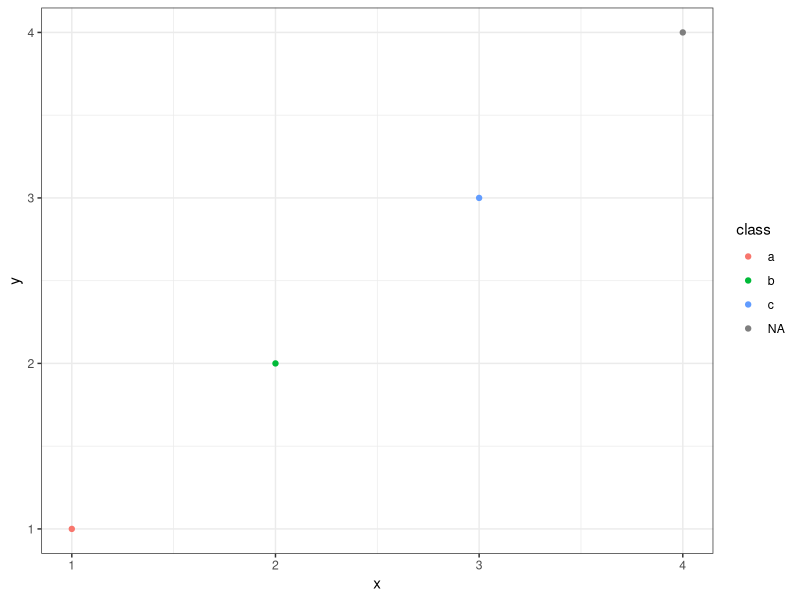
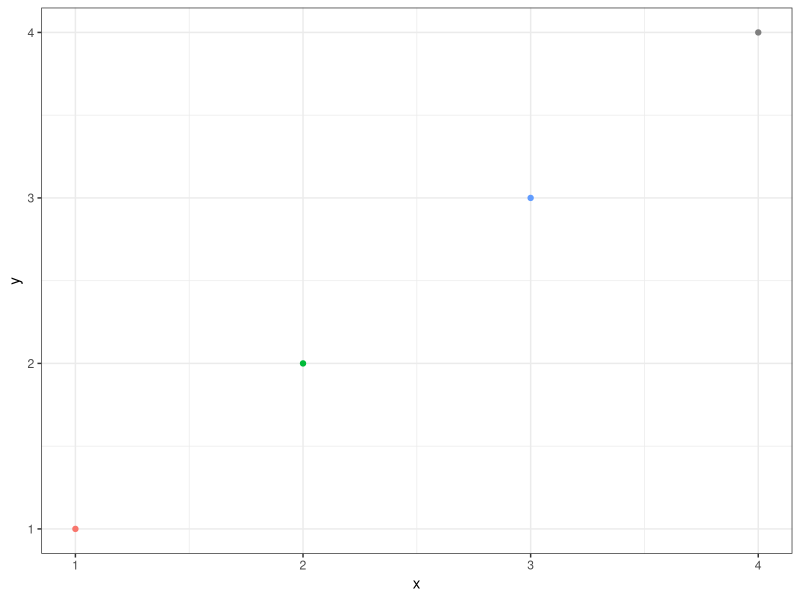
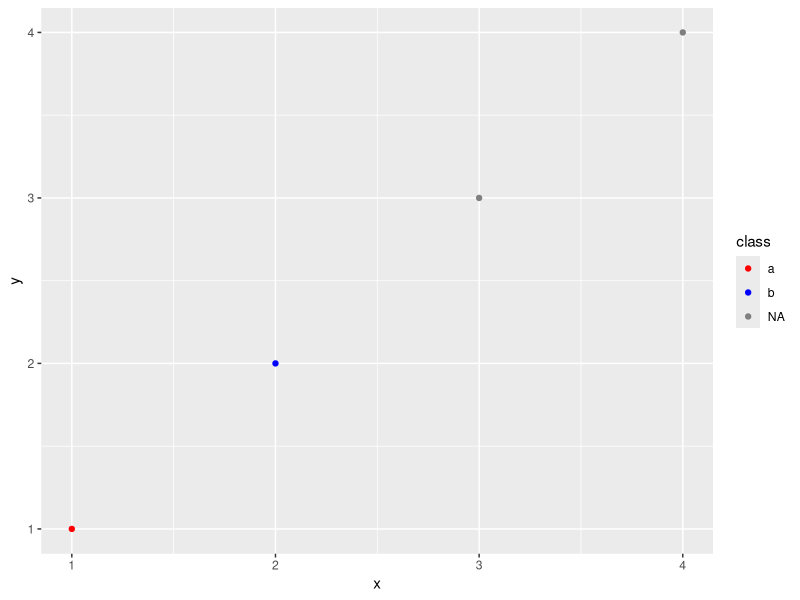

The R script that drew these images, in order:
suppressPackageStartupMessages(library(ggplot2))
cat("ggplot2:", as.character(packageVersion("ggplot2")), " R:", R.version.string, "\n\n")

cat("--- 1. scale_colour_manual with a partial values= ---\n")
d <- data.frame(x=1:4, y=1:4, class=c("a","b","c",NA))
p <- ggplot(d, aes(x,y,colour=class)) + geom_point() +
     scale_colour_manual(values=c(a="red", b="blue"))
b <- ggplot_build(p)
cat("colours drawn :", paste(b$data[[1]]$colour, collapse=" | "), "\n")
# NB: the scale must be TRAINED, which ggplot_build() does. Asking the
# unbuilt plot object returns nothing and warns about "no shared levels".
cat("legend breaks :", paste(b$plot$scales$scales[[1]]$get_breaks(), collapse=" | "), "\n")
cat("na.value      :", b$plot$scales$scales[[1]]$na.value, "\n")
cat("rows in  :", nrow(d), "  rows plotted:", nrow(b$data[[1]]), "\n\n")

cat("--- 2. theme_bw() after vs before theme() ---\n")
after  <- ggplot(d, aes(x,y,colour=class)) + geom_point() + theme(legend.position="none") + theme_bw()
before <- ggplot(d, aes(x,y,colour=class)) + geom_point() + theme_bw() + theme(legend.position="none")
cat("theme() then theme_bw() -> legend.position:",
    format(after$theme$legend.position %||% "(unset -> default)"), "\n")
cat("theme_bw() then theme() -> legend.position:", format(before$theme$legend.position), "\n\n")

cat("--- 3. log10 with a zero present ---\n")
d2 <- data.frame(x=c(0,1,10,100), y=1:4)
b2 <- suppressWarnings(ggplot_build(ggplot(d2, aes(x,y)) + geom_point() + scale_x_log10()))
cat("rows in  :", nrow(d2), "  rows plotted:", sum(is.finite(b2$data[[1]]$x)), "\n")
cat("x values :", paste(b2$data[[1]]$x, collapse=" | "), "\n\n")

cat("--- 4. draw order ---\n")
d3 <- data.frame(x=c(1,1), y=c(1,1), g=factor(c("other","oocyte"), levels=c("other","oocyte")))
b3 <- ggplot_build(ggplot(d3, aes(x,y,colour=g)) + geom_point(size=10) +
                   scale_colour_manual(values=c(other="grey70", oocyte="red")))
cat("levels in order:", paste(levels(d3$g), collapse=" -> "), "\n")
cat("drawn in order :", paste(b3$data[[1]]$colour, collapse=" -> "), " (last is on top)\n")
